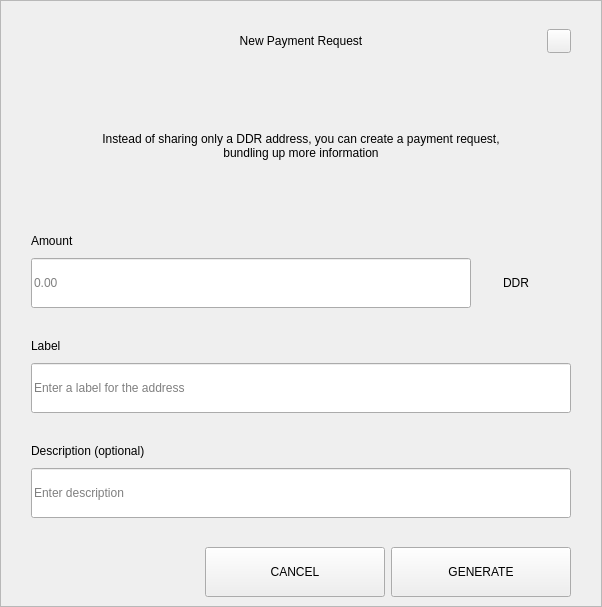
<?xml version="1.0" encoding="UTF-8"?>
<ui version="4.0">
 <class>RequestDialog</class>
 <widget class="QDialog" name="RequestDialog">
  <property name="geometry">
   <rect>
    <x>0</x>
    <y>0</y>
    <width>602</width>
    <height>607</height>
   </rect>
  </property>
  <property name="windowTitle">
   <string>Dialog</string>
  </property>
  <layout class="QVBoxLayout" name="verticalLayout_5">
   <property name="spacing">
    <number>0</number>
   </property>
   <property name="leftMargin">
    <number>0</number>
   </property>
   <property name="topMargin">
    <number>0</number>
   </property>
   <property name="rightMargin">
    <number>0</number>
   </property>
   <property name="bottomMargin">
    <number>0</number>
   </property>
   <item>
    <widget class="QFrame" name="frame">
     <property name="styleSheet">
      <string notr="true"/>
     </property>
     <property name="frameShape">
      <enum>QFrame::StyledPanel</enum>
     </property>
     <property name="frameShadow">
      <enum>QFrame::Raised</enum>
     </property>
     <layout class="QVBoxLayout" name="verticalLayout_4" stretch="1,0,0">
      <property name="spacing">
       <number>0</number>
      </property>
      <property name="leftMargin">
       <number>30</number>
      </property>
      <property name="topMargin">
       <number>20</number>
      </property>
      <property name="rightMargin">
       <number>30</number>
      </property>
      <property name="bottomMargin">
       <number>0</number>
      </property>
      <item>
       <layout class="QHBoxLayout" name="horizontalLayout_3">
        <property name="spacing">
         <number>0</number>
        </property>
        <item>
         <spacer name="horizontalSpacer_21">
          <property name="orientation">
           <enum>Qt::Horizontal</enum>
          </property>
          <property name="sizeHint" stdset="0">
           <size>
            <width>40</width>
            <height>20</height>
           </size>
          </property>
         </spacer>
        </item>
        <item>
         <widget class="QLabel" name="labelTitle">
          <property name="minimumSize">
           <size>
            <width>0</width>
            <height>40</height>
           </size>
          </property>
          <property name="maximumSize">
           <size>
            <width>16777215</width>
            <height>40</height>
           </size>
          </property>
          <property name="styleSheet">
           <string notr="true">padding-left:24px;</string>
          </property>
          <property name="text">
           <string>New Payment Request</string>
          </property>
          <property name="alignment">
           <set>Qt::AlignCenter</set>
          </property>
          <property name="margin">
           <number>7</number>
          </property>
         </widget>
        </item>
        <item>
         <spacer name="horizontalSpacer">
          <property name="orientation">
           <enum>Qt::Horizontal</enum>
          </property>
          <property name="sizeHint" stdset="0">
           <size>
            <width>40</width>
            <height>20</height>
           </size>
          </property>
         </spacer>
        </item>
        <item>
         <widget class="QPushButton" name="btnEsc">
          <property name="minimumSize">
           <size>
            <width>24</width>
            <height>24</height>
           </size>
          </property>
          <property name="maximumSize">
           <size>
            <width>24</width>
            <height>24</height>
           </size>
          </property>
          <property name="focusPolicy">
           <enum>Qt::NoFocus</enum>
          </property>
          <property name="text">
           <string/>
          </property>
         </widget>
        </item>
       </layout>
      </item>
      <item>
       <widget class="QStackedWidget" name="stack">
        <property name="minimumSize">
         <size>
          <width>540</width>
          <height>0</height>
         </size>
        </property>
        <property name="maximumSize">
         <size>
          <width>540</width>
          <height>16777215</height>
         </size>
        </property>
        <property name="currentIndex">
         <number>0</number>
        </property>
        <widget class="QWidget" name="page_1">
         <property name="minimumSize">
          <size>
           <width>540</width>
           <height>0</height>
          </size>
         </property>
         <property name="maximumSize">
          <size>
           <width>540</width>
           <height>16777215</height>
          </size>
         </property>
         <layout class="QVBoxLayout" name="layout1">
          <property name="spacing">
           <number>0</number>
          </property>
          <property name="leftMargin">
           <number>0</number>
          </property>
          <property name="topMargin">
           <number>0</number>
          </property>
          <property name="rightMargin">
           <number>0</number>
          </property>
          <property name="bottomMargin">
           <number>0</number>
          </property>
          <item>
           <spacer name="verticalSpacer_21">
            <property name="orientation">
             <enum>Qt::Vertical</enum>
            </property>
            <property name="sizeType">
             <enum>QSizePolicy::Fixed</enum>
            </property>
            <property name="sizeHint" stdset="0">
             <size>
              <width>20</width>
              <height>30</height>
             </size>
            </property>
           </spacer>
          </item>
          <item alignment="Qt::AlignHCenter">
           <widget class="QLabel" name="labelMessage">
            <property name="minimumSize">
             <size>
              <width>400</width>
              <height>50</height>
             </size>
            </property>
            <property name="text">
             <string>Instead of sharing only a DDR address, you can create a payment request, bundling up more information</string>
            </property>
            <property name="alignment">
             <set>Qt::AlignCenter</set>
            </property>
            <property name="wordWrap">
             <bool>true</bool>
            </property>
           </widget>
          </item>
          <item alignment="Qt::AlignBottom">
           <widget class="QWidget" name="containerAmount" native="true">
            <layout class="QVBoxLayout" name="verticalLayout">
             <property name="spacing">
              <number>9</number>
             </property>
             <property name="leftMargin">
              <number>0</number>
             </property>
             <property name="topMargin">
              <number>0</number>
             </property>
             <property name="rightMargin">
              <number>0</number>
             </property>
             <property name="bottomMargin">
              <number>0</number>
             </property>
             <item>
              <widget class="QLabel" name="labelSubtitleAmount">
               <property name="minimumSize">
                <size>
                 <width>350</width>
                 <height>16</height>
                </size>
               </property>
               <property name="maximumSize">
                <size>
                 <width>16777215</width>
                 <height>16</height>
                </size>
               </property>
               <property name="text">
                <string>Amount</string>
               </property>
              </widget>
             </item>
             <item alignment="Qt::AlignTop">
              <widget class="QWidget" name="layoutAmount" native="true">
               <layout class="QHBoxLayout" name="horizontalLayout" stretch="2,0">
                <property name="spacing">
                 <number>0</number>
                </property>
                <property name="leftMargin">
                 <number>0</number>
                </property>
                <property name="topMargin">
                 <number>0</number>
                </property>
                <property name="rightMargin">
                 <number>0</number>
                </property>
                <property name="bottomMargin">
                 <number>0</number>
                </property>
                <item>
                 <widget class="QLineEdit" name="lineEditAmount">
                  <property name="minimumSize">
                   <size>
                    <width>0</width>
                    <height>50</height>
                   </size>
                  </property>
                  <property name="maximumSize">
                   <size>
                    <width>16777215</width>
                    <height>50</height>
                   </size>
                  </property>
                  <property name="placeholderText">
                   <string notr="true">0.00</string>
                  </property>
                 </widget>
                </item>
                <item>
                 <widget class="QWidget" name="comboContainer" native="true">
                  <property name="minimumSize">
                   <size>
                    <width>100</width>
                    <height>50</height>
                   </size>
                  </property>
                  <property name="maximumSize">
                   <size>
                    <width>16777215</width>
                    <height>50</height>
                   </size>
                  </property>
                  <layout class="QHBoxLayout" name="horizontalLayout_31">
                   <property name="spacing">
                    <number>0</number>
                   </property>
                   <property name="leftMargin">
                    <number>0</number>
                   </property>
                   <property name="topMargin">
                    <number>0</number>
                   </property>
                   <property name="rightMargin">
                    <number>10</number>
                   </property>
                   <property name="bottomMargin">
                    <number>0</number>
                   </property>
                   <item>
                    <widget class="QLabel" name="comboBoxCoin">
                     <property name="text">
                      <string>DDR</string>
                     </property>
                     <property name="alignment">
                      <set>Qt::AlignCenter</set>
                     </property>
                    </widget>
                   </item>
                  </layout>
                 </widget>
                </item>
               </layout>
              </widget>
             </item>
            </layout>
           </widget>
          </item>
          <item>
           <spacer name="verticalSpacer_31">
            <property name="orientation">
             <enum>Qt::Vertical</enum>
            </property>
            <property name="sizeType">
             <enum>QSizePolicy::Fixed</enum>
            </property>
            <property name="sizeHint" stdset="0">
             <size>
              <width>20</width>
              <height>30</height>
             </size>
            </property>
           </spacer>
          </item>
          <item>
           <layout class="QVBoxLayout" name="verticalLayoutLabel">
            <property name="spacing">
             <number>9</number>
            </property>
            <item>
             <widget class="QLabel" name="labelSubtitleLabel">
              <property name="minimumSize">
               <size>
                <width>0</width>
                <height>16</height>
               </size>
              </property>
              <property name="maximumSize">
               <size>
                <width>16777215</width>
                <height>16</height>
               </size>
              </property>
              <property name="text">
               <string>Label</string>
              </property>
             </widget>
            </item>
            <item>
             <widget class="QLineEdit" name="lineEditLabel">
              <property name="minimumSize">
               <size>
                <width>0</width>
                <height>50</height>
               </size>
              </property>
              <property name="maximumSize">
               <size>
                <width>16777215</width>
                <height>50</height>
               </size>
              </property>
              <property name="placeholderText">
               <string>Enter a label for the address</string>
              </property>
             </widget>
            </item>
           </layout>
          </item>
          <item>
           <spacer name="verticalSpacer_34">
            <property name="orientation">
             <enum>Qt::Vertical</enum>
            </property>
            <property name="sizeType">
             <enum>QSizePolicy::Fixed</enum>
            </property>
            <property name="sizeHint" stdset="0">
             <size>
              <width>20</width>
              <height>30</height>
             </size>
            </property>
           </spacer>
          </item>
          <item>
           <layout class="QVBoxLayout" name="verticalLayoutDescription">
            <property name="spacing">
             <number>9</number>
            </property>
            <item>
             <widget class="QLabel" name="labelSubtitleDescription">
              <property name="minimumSize">
               <size>
                <width>0</width>
                <height>16</height>
               </size>
              </property>
              <property name="maximumSize">
               <size>
                <width>16777215</width>
                <height>16</height>
               </size>
              </property>
              <property name="text">
               <string>Description (optional)</string>
              </property>
             </widget>
            </item>
            <item>
             <widget class="QLineEdit" name="lineEditDescription">
              <property name="minimumSize">
               <size>
                <width>0</width>
                <height>50</height>
               </size>
              </property>
              <property name="maximumSize">
               <size>
                <width>16777215</width>
                <height>50</height>
               </size>
              </property>
              <property name="placeholderText">
               <string>Enter description</string>
              </property>
             </widget>
            </item>
            <item>
             <spacer name="verticalSpacer_4">
              <property name="orientation">
               <enum>Qt::Vertical</enum>
              </property>
              <property name="sizeType">
               <enum>QSizePolicy::Fixed</enum>
              </property>
              <property name="sizeHint" stdset="0">
               <size>
                <width>20</width>
                <height>20</height>
               </size>
              </property>
             </spacer>
            </item>
           </layout>
          </item>
         </layout>
        </widget>
        <widget class="QWidget" name="page_2">
         <layout class="QVBoxLayout" name="layout2">
          <item>
           <spacer name="verticalSpacer_5">
            <property name="orientation">
             <enum>Qt::Vertical</enum>
            </property>
            <property name="sizeType">
             <enum>QSizePolicy::Fixed</enum>
            </property>
            <property name="sizeHint" stdset="0">
             <size>
              <width>20</width>
              <height>50</height>
             </size>
            </property>
           </spacer>
          </item>
          <item alignment="Qt::AlignHCenter">
           <widget class="QLabel" name="labelQrImg">
            <property name="minimumSize">
             <size>
              <width>260</width>
              <height>260</height>
             </size>
            </property>
            <property name="maximumSize">
             <size>
              <width>260</width>
              <height>260</height>
             </size>
            </property>
            <property name="text">
             <string/>
            </property>
            <property name="alignment">
             <set>Qt::AlignCenter</set>
            </property>
           </widget>
          </item>
          <item>
           <spacer name="verticalSpacer_2">
            <property name="orientation">
             <enum>Qt::Vertical</enum>
            </property>
            <property name="sizeType">
             <enum>QSizePolicy::Fixed</enum>
            </property>
            <property name="sizeHint" stdset="0">
             <size>
              <width>20</width>
              <height>30</height>
             </size>
            </property>
           </spacer>
          </item>
          <item alignment="Qt::AlignHCenter">
           <widget class="QLabel" name="labelAddress">
            <property name="text">
             <string>D7VFR83SQbiezrW72hjcWJtcfip5krte2Z </string>
            </property>
           </widget>
          </item>
          <item>
           <spacer name="verticalSpacer_32">
            <property name="orientation">
             <enum>Qt::Vertical</enum>
            </property>
            <property name="sizeType">
             <enum>QSizePolicy::Expanding</enum>
            </property>
            <property name="sizeHint" stdset="0">
             <size>
              <width>20</width>
              <height>20</height>
             </size>
            </property>
           </spacer>
          </item>
          <item>
           <layout class="QHBoxLayout" name="horizontal">
            <property name="leftMargin">
             <number>20</number>
            </property>
            <property name="rightMargin">
             <number>20</number>
            </property>
            <property name="bottomMargin">
             <number>20</number>
            </property>
            <item>
             <spacer name="horizontalSpacer_4">
              <property name="orientation">
               <enum>Qt::Horizontal</enum>
              </property>
              <property name="sizeHint" stdset="0">
               <size>
                <width>40</width>
                <height>20</height>
               </size>
              </property>
             </spacer>
            </item>
            <item>
             <widget class="QPushButton" name="btnCopyAddress">
              <property name="minimumSize">
               <size>
                <width>180</width>
                <height>50</height>
               </size>
              </property>
              <property name="text">
               <string>COPY ADDRESS</string>
              </property>
             </widget>
            </item>
            <item>
             <widget class="QPushButton" name="btnCopyUrl">
              <property name="minimumSize">
               <size>
                <width>180</width>
                <height>50</height>
               </size>
              </property>
              <property name="text">
               <string>COPY URL</string>
              </property>
             </widget>
            </item>
            <item>
             <spacer name="horizontalSpacer_2">
              <property name="orientation">
               <enum>Qt::Horizontal</enum>
              </property>
              <property name="sizeHint" stdset="0">
               <size>
                <width>40</width>
                <height>20</height>
               </size>
              </property>
             </spacer>
            </item>
           </layout>
          </item>
         </layout>
        </widget>
       </widget>
      </item>
      <item>
       <widget class="QWidget" name="buttonsStack" native="true">
        <layout class="QHBoxLayout" name="horizontalLayout_5">
         <property name="leftMargin">
          <number>20</number>
         </property>
         <property name="rightMargin">
          <number>0</number>
         </property>
         <item>
          <spacer name="horizontalSpacer_41">
           <property name="orientation">
            <enum>Qt::Horizontal</enum>
           </property>
           <property name="sizeHint" stdset="0">
            <size>
             <width>40</width>
             <height>20</height>
            </size>
           </property>
          </spacer>
         </item>
         <item>
          <widget class="QPushButton" name="btnCancel">
           <property name="minimumSize">
            <size>
             <width>180</width>
             <height>50</height>
            </size>
           </property>
           <property name="focusPolicy">
            <enum>Qt::NoFocus</enum>
           </property>
           <property name="text">
            <string>CANCEL</string>
           </property>
          </widget>
         </item>
         <item>
          <widget class="QPushButton" name="btnSave">
           <property name="minimumSize">
            <size>
             <width>180</width>
             <height>50</height>
            </size>
           </property>
           <property name="focusPolicy">
            <enum>Qt::NoFocus</enum>
           </property>
           <property name="text">
            <string>GENERATE</string>
           </property>
          </widget>
         </item>
        </layout>
       </widget>
      </item>
     </layout>
    </widget>
   </item>
  </layout>
 </widget>
 <resources/>
 <connections/>
</ui>
